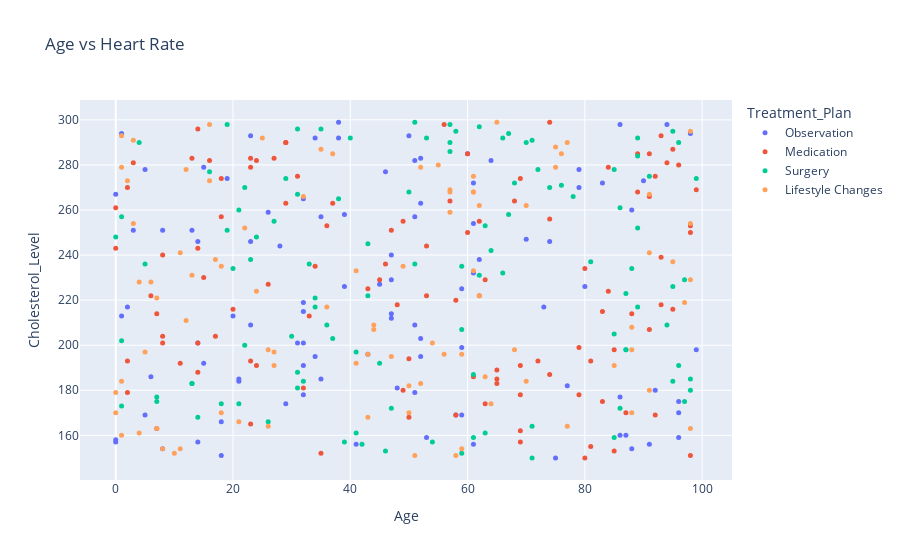

The cell this chart's notebook holds for it:
### Code cell
fig = px.scatter(df,x='Age',y='Cholesterol_Level',color='Treatment_Plan',opacity=1, title='Age vs Heart Rate')
fig.update_traces(marker_size=5)
fig.show()

### Figure 1 — Plotly figure (JSON) as saved in the notebook; plotly's stock layout.template omitted (floating-point values rounded to 4 significant figures)
{"data": [{"hovertemplate": "Treatment_Plan=Observation<br>Age=%{x}<br>Cholesterol_Level=%{y}<extra></extra>", "legendgroup": "Observation", "marker": {"color": "#636efa", "opacity": 1, "size": 5, "symbol": "circle"}, "mode": "markers", "name": "Observation", "orientation": "v", "showlegend": true, "type": "scatter", "x": [51, 14, 20, 86, 52, 59, 32, 75, 21, 58, 59, 46, 3, 88, 52, 1, 34, 77, 73, 13, 61, 39, 79, 52, 59, 8, 87, 6, 32, 61, 43, 90, 34, 2, 14, 50, 28, 35, 61, 5, 83, 96, 0, 23, 51, 38, 80, 1, 91, 0, 52, 74, 23, 15, 19, 18, 70, 51, 32, 38, 98, 47, 79, 35, 99, 32, 47, 32, 47, 29, 26, 48, 92, 45, 5, 96, 62, 86, 94, 23, 32, 47, 41, 64, 86, 31, 61, 51, 14, 53, 96, 39, 15, 18, 8, 0, 88, 60, 21], "xaxis": "x", "y": [282, 157, 213, 177, 283, 169, 178, 150, 184, 169, 199, 277, 251, 154, 263, 294, 195, 182, 217, 251, 232, 258, 278, 203, 225, 251, 160, 186, 219, 272, 196, 273, 292, 217, 201, 293, 244, 257, 156, 278, 272, 175, 158, 209, 257, 292, 226, 213, 156, 267, 195, 246, 246, 279, 274, 151, 247, 179, 265, 299, 294, 214, 270, 185, 198, 191, 229, 215, 240, 174, 259, 181, 180, 227, 169, 159, 238, 160, 298, 293, 201, 212, 156, 282, 298, 201, 254, 209, 246, 159, 170, 226, 192, 166, 154, 157, 260, 285, 185], "yaxis": "y"}, {"hovertemplate": "Treatment_Plan=Medication<br>Age=%{x}<br>Cholesterol_Level=%{y}<extra></extra>", "legendgroup": "Medication", "marker": {"color": "#EF553B", "opacity": 1, "size": 5, "symbol": "circle"}, "mode": "markers", "name": "Medication", "orientation": "v", "showlegend": true, "type": "scatter", "x": [92, 74, 99, 23, 29, 48, 79, 14, 50, 63, 8, 89, 83, 91, 43, 80, 49, 94, 47, 84, 88, 14, 80, 72, 11, 87, 26, 62, 3, 93, 14, 58, 65, 29, 74, 2, 69, 8, 61, 50, 95, 18, 69, 69, 85, 69, 79, 2, 35, 81, 49, 93, 89, 68, 36, 98, 18, 2, 32, 23, 74, 37, 83, 98, 17, 81, 34, 60, 13, 20, 7, 6, 58, 53, 96, 27, 63, 60, 29, 23, 84, 31, 53, 57, 45, 85, 65, 8, 24, 23, 56, 7, 14, 91, 65, 24, 69, 93, 46, 98, 16, 91, 0, 33, 95, 0, 15, 62, 92], "xaxis": "x", "y": [169, 256, 269, 193, 263, 218, 178, 188, 194, 229, 204, 268, 175, 285, 225, 150, 180, 281, 251, 224, 214, 296, 234, 193, 192, 170, 227, 255, 281, 239, 243, 220, 185, 290, 299, 270, 274, 240, 186, 168, 216, 274, 191, 162, 198, 157, 199, 193, 152, 193, 255, 293, 285, 264, 253, 253, 257, 179, 181, 165, 187, 263, 215, 151, 204, 155, 235, 250, 283, 216, 163, 222, 169, 244, 280, 283, 174, 285, 290, 283, 279, 275, 222, 264, 229, 153, 189, 201, 282, 279, 298, 214, 201, 266, 183, 191, 178, 218, 236, 250, 282, 207, 243, 213, 287, 261, 230, 222, 275], "yaxis": "y"}, {"hovertemplate": "Treatment_Plan=Surgery<br>Age=%{x}<br>Cholesterol_Level=%{y}<extra></extra>", "legendgroup": "Surgery", "marker": {"color": "#00cc96", "opacity": 1, "size": 5, "symbol": "circle"}, "mode": "markers", "name": "Surgery", "orientation": "v", "showlegend": true, "type": "scatter", "x": [71, 74, 87, 21, 1, 91, 61, 50, 20, 72, 59, 13, 35, 1, 43, 99, 14, 86, 81, 23, 40, 64, 0, 87, 7, 34, 71, 33, 98, 4, 13, 78, 95, 95, 42, 31, 70, 85, 27, 61, 76, 58, 31, 87, 57, 51, 96, 1, 89, 31, 67, 68, 19, 95, 39, 22, 30, 41, 59, 47, 31, 19, 71, 88, 53, 32, 66, 85, 21, 37, 97, 29, 96, 18, 34, 63, 16, 43, 36, 45, 94, 98, 66, 24, 46, 26, 89, 38, 97, 86, 62, 57, 57, 85, 41, 59, 7, 67, 5, 54, 51, 62, 89, 89, 22, 63], "xaxis": "x", "y": [150, 270, 198, 260, 257, 275, 187, 268, 234, 278, 235, 183, 296, 202, 222, 274, 168, 172, 237, 238, 292, 242, 248, 223, 175, 221, 164, 236, 185, 290, 183, 266, 295, 226, 156, 188, 290, 205, 255, 159, 271, 295, 296, 198, 298, 299, 191, 173, 217, 181, 258, 272, 251, 184, 157, 270, 204, 161, 152, 172, 267, 298, 291, 234, 292, 184, 292, 159, 174, 203, 229, 274, 290, 174, 217, 161, 277, 245, 209, 192, 209, 180, 232, 248, 153, 166, 252, 265, 175, 261, 231, 290, 286, 278, 197, 207, 177, 294, 236, 157, 236, 297, 292, 284, 200, 253], "yaxis": "y"}, {"hovertemplate": "Treatment_Plan=Lifestyle Changes<br>Age=%{x}<br>Cholesterol_Level=%{y}<extra></extra>", "legendgroup": "Lifestyle Changes", "marker": {"color": "#FFA15A", "opacity": 1, "size": 5, "symbol": "circle"}, "mode": "markers", "name": "Lifestyle Changes", "orientation": "v", "showlegend": true, "type": "scatter", "x": [1, 63, 57, 88, 41, 61, 61, 54, 2, 59, 70, 7, 3, 5, 3, 62, 17, 77, 25, 44, 88, 70, 10, 32, 4, 27, 47, 98, 64, 77, 0, 76, 51, 27, 41, 43, 61, 91, 88, 26, 26, 36, 61, 1, 58, 1, 43, 55, 37, 97, 18, 91, 56, 1, 0, 11, 8, 98, 24, 65, 16, 75, 50, 7, 91, 98, 52, 59, 22, 16, 98, 49, 12, 6, 35, 44, 13, 75, 85, 50, 62, 21, 57, 52, 4, 95, 12, 18, 57, 11, 68], "xaxis": "x", "y": [279, 186, 268, 208, 192, 233, 275, 201, 273, 196, 262, 221, 291, 197, 254, 222, 238, 290, 292, 209, 198, 184, 152, 266, 161, 197, 195, 229, 174, 164, 170, 285, 151, 191, 233, 196, 268, 267, 170, 164, 198, 217, 268, 160, 151, 184, 168, 280, 285, 219, 235, 180, 196, 293, 179, 241, 154, 254, 224, 299, 298, 279, 182, 163, 241, 295, 279, 154, 252, 273, 163, 235, 211, 228, 287, 207, 231, 288, 191, 170, 262, 166, 269, 183, 228, 237, 278, 170, 259, 154, 198], "yaxis": "y"}], "layout": {"legend": {"title": {"text": "Treatment_Plan"}, "tracegroupgap": 0}, "title": {"text": "Age vs Heart Rate"}, "xaxis": {"anchor": "y", "domain": [0, 1], "title": {"text": "Age"}}, "yaxis": {"anchor": "x", "domain": [0, 1], "title": {"text": "Cholesterol_Level"}}}}
